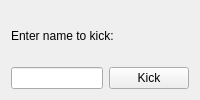
<?xml version="1.0" encoding="UTF-8"?>
<ui version="4.0">
 <class>SuperAbility</class>
 <widget class="QWidget" name="SuperAbility">
  <property name="geometry">
   <rect>
    <x>0</x>
    <y>0</y>
    <width>200</width>
    <height>100</height>
   </rect>
  </property>
  <property name="minimumSize">
   <size>
    <width>200</width>
    <height>100</height>
   </size>
  </property>
  <property name="maximumSize">
   <size>
    <width>200</width>
    <height>100</height>
   </size>
  </property>
  <property name="windowTitle">
   <string>Form</string>
  </property>
  <layout class="QGridLayout" name="gridLayout">
   <item row="0" column="0">
    <layout class="QVBoxLayout" name="verticalLayout">
     <item>
      <layout class="QHBoxLayout" name="horizontalLayout_2">
       <item>
        <widget class="QLabel" name="label">
         <property name="text">
          <string>Enter name to kick:</string>
         </property>
        </widget>
       </item>
       <item>
        <spacer name="horizontalSpacer">
         <property name="orientation">
          <enum>Qt::Horizontal</enum>
         </property>
         <property name="sizeHint" stdset="0">
          <size>
           <width>40</width>
           <height>20</height>
          </size>
         </property>
        </spacer>
       </item>
      </layout>
     </item>
     <item>
      <layout class="QHBoxLayout" name="horizontalLayout">
       <item>
        <widget class="QLineEdit" name="lineEdit_kick"/>
       </item>
       <item>
        <widget class="QPushButton" name="pushButton_kick">
         <property name="text">
          <string>Kick</string>
         </property>
        </widget>
       </item>
      </layout>
     </item>
    </layout>
   </item>
  </layout>
 </widget>
 <resources/>
 <connections/>
</ui>
